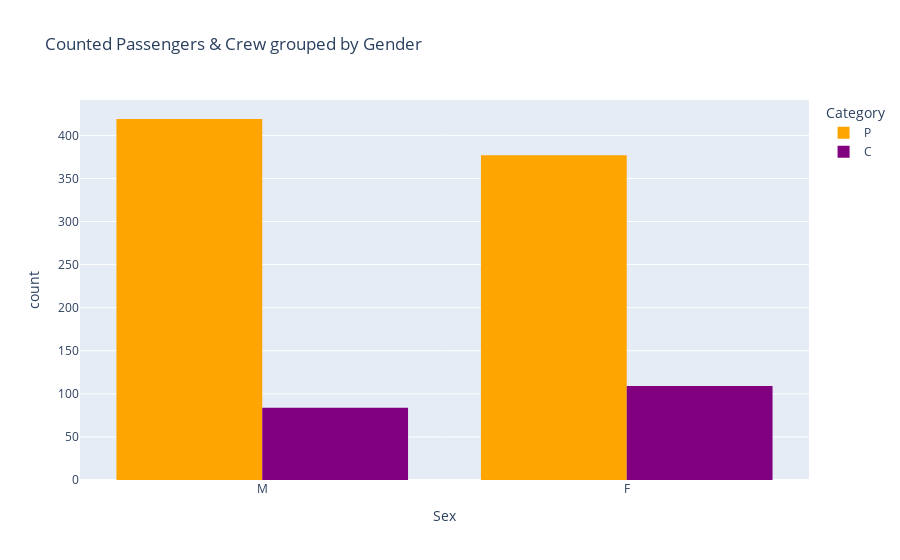

Source (notebook cell):
### Code cell
sex_hist = px.histogram(df,
                        x='Sex',
                        color='Category',
                        height=450,
                        barmode='group',
                        color_discrete_sequence=['orange', 'purple'],
                        title='Counted Passengers & Crew grouped by Gender'
                       )

sex_hist

### Figure 1 — Plotly figure (JSON) as saved in the notebook; plotly's stock layout.template omitted (floating-point values rounded to 4 significant figures; data arrays with more than 128 entries replaced by an {"elided": "..."} marker saying what was removed)
{"data": [{"alignmentgroup": "True", "bingroup": "x", "hovertemplate": "Category=P<br>Sex=%{x}<br>count=%{y}<extra></extra>", "legendgroup": "P", "marker": {"color": "orange", "pattern": {"shape": ""}}, "name": "P", "offsetgroup": "P", "orientation": "v", "showlegend": true, "type": "histogram", "x": {"elided": "796 str values"}, "xaxis": "x", "yaxis": "y"}, {"alignmentgroup": "True", "bingroup": "x", "hovertemplate": "Category=C<br>Sex=%{x}<br>count=%{y}<extra></extra>", "legendgroup": "C", "marker": {"color": "purple", "pattern": {"shape": ""}}, "name": "C", "offsetgroup": "C", "orientation": "v", "showlegend": true, "type": "histogram", "x": {"elided": "193 str values"}, "xaxis": "x", "yaxis": "y"}], "layout": {"autosize": true, "barmode": "group", "legend": {"title": {"text": "Category"}, "tracegroupgap": 0}, "title": {"text": "Counted Passengers & Crew grouped by Gender"}, "xaxis": {"anchor": "y", "autorange": true, "domain": [0, 1], "range": [-0.5, 1.5], "title": {"text": "Sex"}, "type": "category"}, "yaxis": {"anchor": "x", "autorange": true, "domain": [0, 1], "range": [0, 441.1], "title": {"text": "count"}}}}
